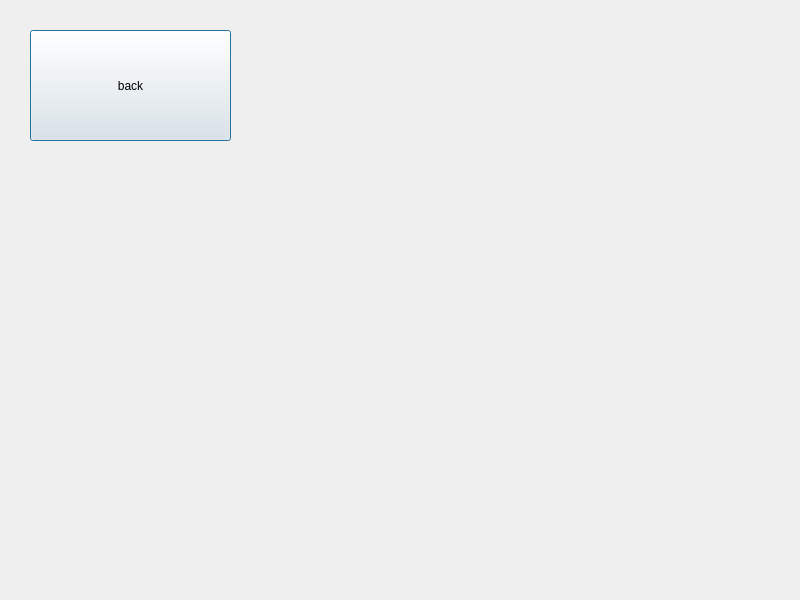
<?xml version="1.0" encoding="UTF-8"?>
<ui version="4.0">
 <class>Dialog</class>
 <widget class="QDialog" name="Dialog">
  <property name="geometry">
   <rect>
    <x>0</x>
    <y>0</y>
    <width>800</width>
    <height>600</height>
   </rect>
  </property>
  <property name="windowTitle">
   <string>Dialog</string>
  </property>
  <widget class="QPushButton" name="btn_second">
   <property name="geometry">
    <rect>
     <x>30</x>
     <y>30</y>
     <width>201</width>
     <height>111</height>
    </rect>
   </property>
   <property name="text">
    <string>back</string>
   </property>
  </widget>
 </widget>
 <resources/>
 <connections>
  <connection>
   <sender>btn_second</sender>
   <signal>clicked()</signal>
   <receiver>Dialog</receiver>
   <slot>btn_second_to_main()</slot>
   <hints>
    <hint type="sourcelabel">
     <x>124</x>
     <y>84</y>
    </hint>
    <hint type="destinationlabel">
     <x>234</x>
     <y>366</y>
    </hint>
   </hints>
  </connection>
 </connections>
 <slots>
  <slot>btn_second_to_main()</slot>
 </slots>
</ui>
